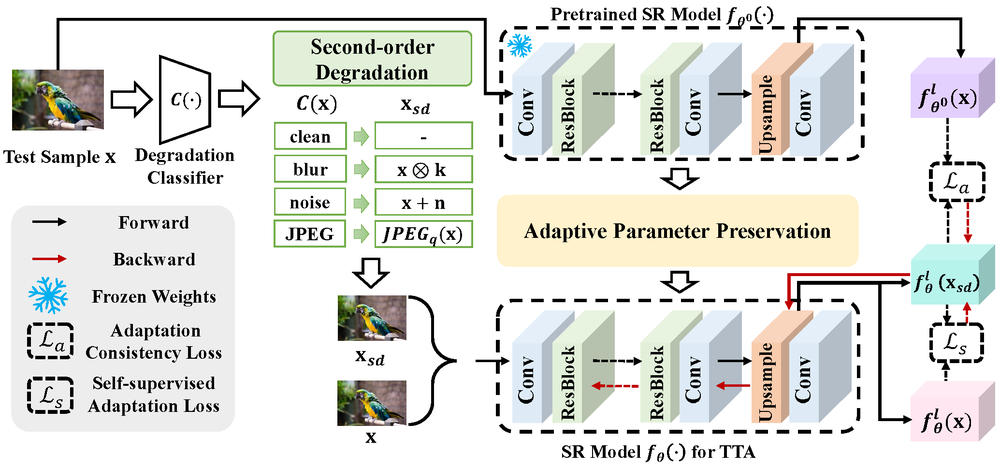
#> input picture images/srtta_overview.png, 1000 x 468 px, shrunk from 2069 x 968 before the run
$ python -i piqe.py   (imports and definitions only)
#> lines starting #> are read from the running program, lines starting #| are printed output that depends on the picture; after the words box and inside, x2 and y2 are one past the last pixel; in counts of white or black regions, pixels touching at a corner belong together
#> further down, picture is the input picture: shape (468, 1000, 3); mean B, G, R 221.7, 225.7, 224.9
import numpy as np
import cv2
#from scipy.special import gamma


def calculate_mscn(dis_image):
    dis_image = dis_image.astype(np.float32)  # 类型转换十分重要
    ux = cv2.GaussianBlur(dis_image, (7, 7), 7/6)
    ux_sq = ux*ux
    sigma = np.sqrt(np.abs(cv2.GaussianBlur(dis_image**2, (7, 7), 7/6)-ux_sq))

    mscn = (dis_image-ux)/(1+sigma)

    return mscn

# Function to segment block edges


def segmentEdge(blockEdge, nSegments, blockSize, windowSize):
    # Segment is defined as a collection of 6 contiguous pixels in a block edge
    segments = np.zeros((nSegments, windowSize))
    for i in range(nSegments):
        segments[i, :] = blockEdge[i:windowSize]
        if(windowSize <= (blockSize+1)):
            windowSize = windowSize+1

    return segments


def noticeDistCriterion(Block, nSegments, blockSize, windowSize, blockImpairedThreshold, N):
    # Top edge of block
    topEdge = Block[0, :]
    segTopEdge = segmentEdge(topEdge, nSegments, blockSize, windowSize)

    # Right side edge of block
    rightSideEdge = Block[:, N-1]
    rightSideEdge = np.transpose(rightSideEdge)
    segRightSideEdge = segmentEdge(
        rightSideEdge, nSegments, blockSize, windowSize)

    # Down side edge of block
    downSideEdge = Block[N-1, :]
    segDownSideEdge = segmentEdge(
        downSideEdge, nSegments, blockSize, windowSize)

    # Left side edge of block
    leftSideEdge = Block[:, 0]
    leftSideEdge = np.transpose(leftSideEdge)
    segLeftSideEdge = segmentEdge(
        leftSideEdge, nSegments, blockSize, windowSize)

    # Compute standard deviation of segments in left, right, top and down side edges of a block
    segTopEdge_stdDev = np.std(segTopEdge, axis=1)
    segRightSideEdge_stdDev = np.std(segRightSideEdge, axis=1)
    segDownSideEdge_stdDev = np.std(segDownSideEdge, axis=1)
    segLeftSideEdge_stdDev = np.std(segLeftSideEdge, axis=1)

    # Check for segment in block exhibits impairedness, if the standard deviation of the segment is less than blockImpairedThreshold.
    blockImpaired = 0
    for segIndex in range(segTopEdge.shape[0]):
        if((segTopEdge_stdDev[segIndex] < blockImpairedThreshold) or
                (segRightSideEdge_stdDev[segIndex] < blockImpairedThreshold) or
                (segDownSideEdge_stdDev[segIndex] < blockImpairedThreshold) or
                (segLeftSideEdge_stdDev[segIndex] < blockImpairedThreshold)):
            blockImpaired = 1
            break

    return blockImpaired


def noiseCriterion(Block, blockSize, blockVar):
    # Compute block standard deviation[h,w,c]=size(I)
    blockSigma = np.sqrt(blockVar)
    # Compute ratio of center and surround standard deviation
    cenSurDev = centerSurDev(Block, blockSize)
    # Relation between center-surround deviation and the block standard deviation
    blockBeta = (abs(blockSigma-cenSurDev))/(max(blockSigma, cenSurDev))

    return blockSigma, blockBeta

# Function to compute center surround Deviation of a block


def centerSurDev(Block, blockSize):
    # block center
    center1 = int((blockSize+1)/2)-1
    center2 = center1+1
    center = np.vstack((Block[:, center1], Block[:, center2]))
    # block surround
    Block = np.delete(Block, center1, axis=1)
    Block = np.delete(Block, center1, axis=1)

    # Compute standard deviation of block center and block surround
    center_std = np.std(center)
    surround_std = np.std(Block)

    # Ratio of center and surround standard deviation
    cenSurDev = (center_std/surround_std)

    # Check for nan's
    # if(isnan(cenSurDev)):
    #     cenSurDev = 0

    return cenSurDev


def piqe(im):
    blockSize = 16  # Considered 16x16 block size for overall analysis
    activityThreshold = 0.1  # Threshold used to identify high spatially prominent blocks
    blockImpairedThreshold = 0.1  # Threshold identify blocks having noticeable artifacts
    windowSize = 6  # Considered segment size in a block edge.
    nSegments = blockSize-windowSize+1  # Number of segments for each block edge
    distBlockScores = 0  # Accumulation of distorted block scores
    NHSA = 0  # Number of high spatial active blocks.

    # pad if size is not divisible by blockSize
    if len(im.shape) == 3:
        im = cv2.cvtColor(im, cv2.COLOR_BGR2GRAY)
    originalSize = im.shape
#> originalSize = (468, 1000)
    rows, columns = originalSize
#> rows = 468; columns = 1000
    rowsPad = rows % blockSize
#> rowsPad = 4
    columnsPad = columns % blockSize
#> columnsPad = 8
    isPadded = False
    if(rowsPad > 0 or columnsPad > 0):
        if rowsPad > 0:
            rowsPad = blockSize-rowsPad
#> rowsPad = 12
        if columnsPad > 0:
            columnsPad = blockSize-columnsPad
        isPadded = True
        padSize = [rowsPad, columnsPad]
#> padSize = [12, 8]
    im = np.pad(im, ((0, rowsPad), (0, columnsPad)), 'edge')
#> im: shape (480, 1008)

    # Normalize image to zero mean and ~unit std
    # used circularly-symmetric Gaussian weighting function sampled out
    # to 3 standard deviations.
    imnorm = calculate_mscn(im)
#> in calculate_mscn, `ux = cv2.GaussianBlur(dis_image, (7, 7), 7/6)`:
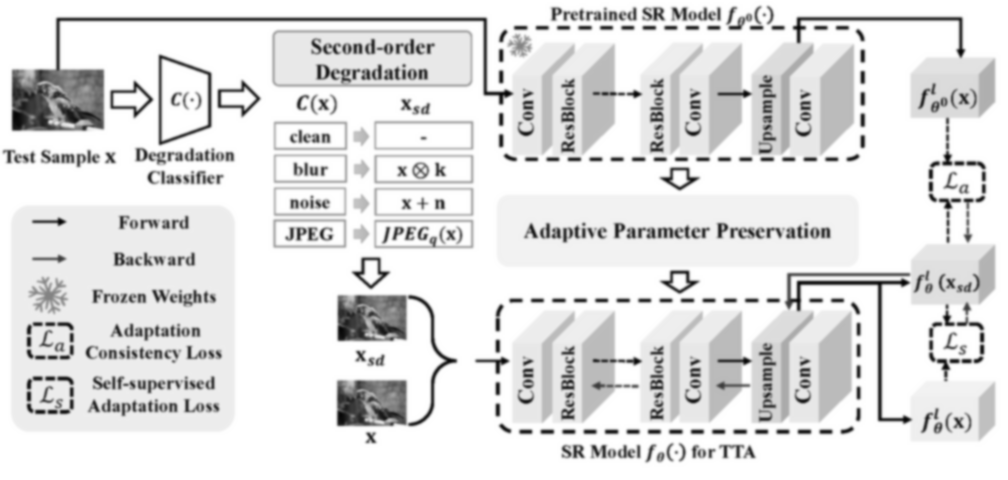
#> ux: shape (480, 1008) float32; min 4.01, max 255, mean 226
#> in calculate_mscn, `ux_sq = ux*ux`:
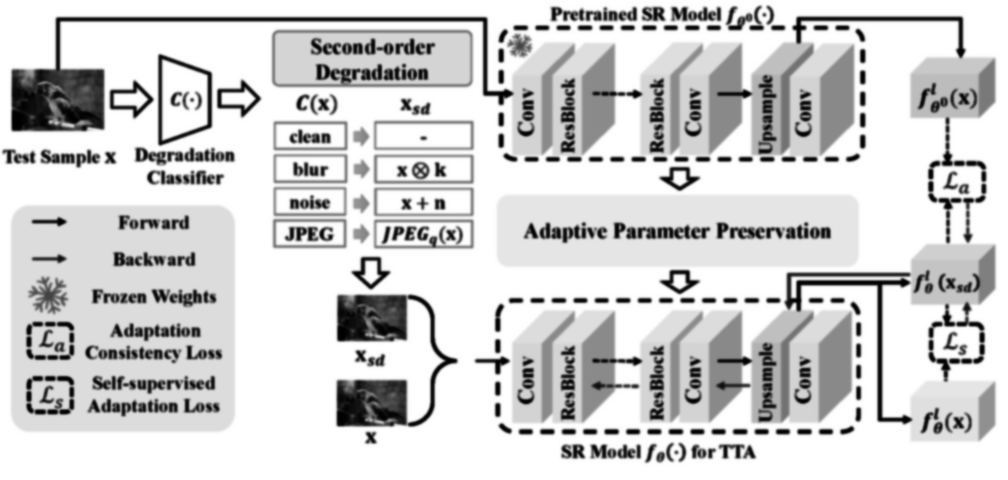
#> ux_sq: shape (480, 1008) float32; min 16.1, max 65025, mean 53312.4; drawn with min black and max white
#> in calculate_mscn, `mscn = (dis_image-ux)/(1+sigma)`:
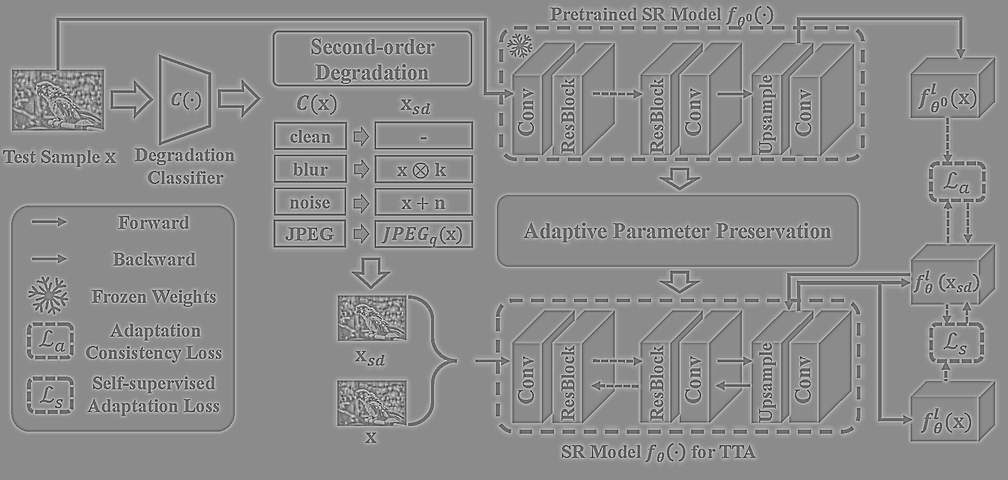
#> mscn: shape (480, 1008) float32; min -2.25, max 1.85, mean 0.0215; drawn with min black and max white

    # Preallocation for masks
    NoticeableArtifactsMask = np.zeros(imnorm.shape)
    NoiseMask = np.zeros(imnorm.shape)
    ActivityMask = np.zeros(imnorm.shape)

    # Start of block by block processing
    total_var = []
    total_bscore = []
    total_ndc = []
    total_nc = []

    BlockScores = []
    for i in np.arange(0, imnorm.shape[0]-1, blockSize):
        for j in np.arange(0, imnorm.shape[1]-1, blockSize):
             # Weights Initialization
            WNDC = 0
            WNC = 0

            # Compute block variance
            Block = imnorm[i:i+blockSize, j:j+blockSize]
            blockVar = np.var(Block)

            if(blockVar > activityThreshold):
                ActivityMask[i:i+blockSize, j:j+blockSize] = 1
                NHSA = NHSA+1

                # Analyze Block for noticeable artifacts
                blockImpaired = noticeDistCriterion(
                    Block, nSegments, blockSize-1, windowSize, blockImpairedThreshold, blockSize)

                if(blockImpaired):
                    WNDC = 1
                    NoticeableArtifactsMask[i:i +
                                            blockSize, j:j+blockSize] = blockVar

                # Analyze Block for guassian noise distortions
                [blockSigma, blockBeta] = noiseCriterion(
                    Block, blockSize-1, blockVar)

                if((blockSigma > 2*blockBeta)):
                    WNC = 1
                    NoiseMask[i:i+blockSize, j:j+blockSize] = blockVar

                # Pooling/ distortion assigment
                # distBlockScores = distBlockScores + \
                #     WNDC*pow(1-blockVar, 2) + WNC*pow(blockVar, 2)

                if WNDC*pow(1-blockVar, 2) + WNC*pow(blockVar, 2) > 0:
                    BlockScores.append(
                        WNDC*pow(1-blockVar, 2) + WNC*pow(blockVar, 2))

                total_var = [total_var, blockVar]
                total_bscore = [total_bscore, WNDC *
                                (1-blockVar) + WNC*(blockVar)]
                total_ndc = [total_ndc, WNDC]
                total_nc = [total_nc, WNC]
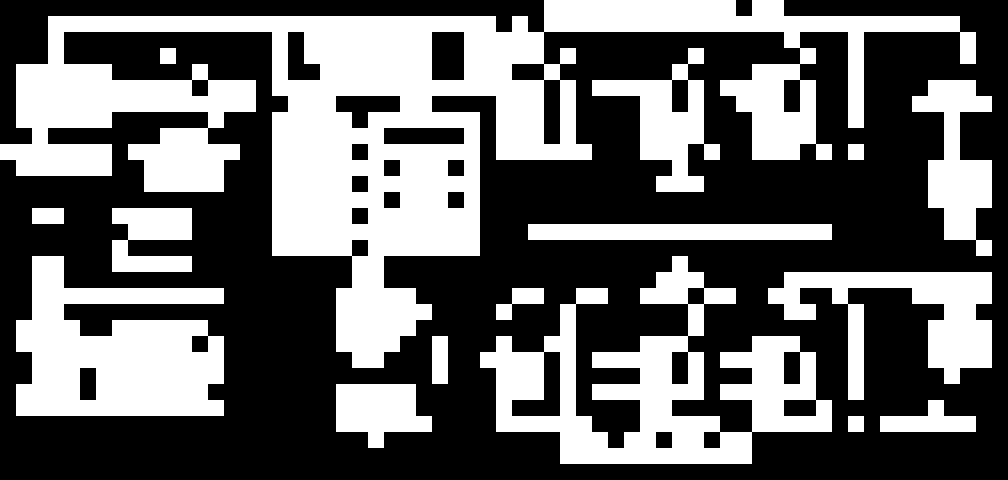
#> ActivityMask: shape (480, 1008) float64; values 0 (black) and 1 (white), 40.2% white; 16 white regions, largest, box (x1, y1, x2, y2) and area: (0, 0, 976, 368) 100608, (480, 256, 832, 464) 28416, (16, 256, 224, 416) 22272
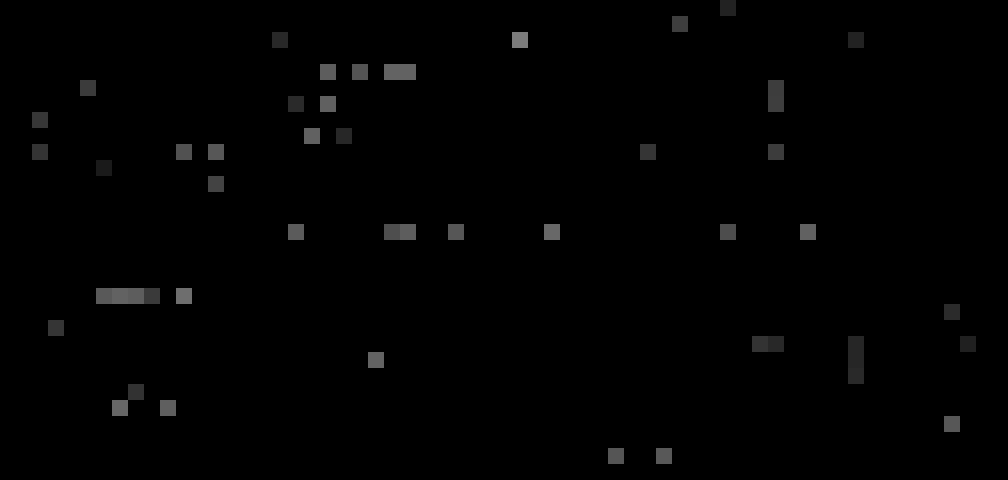
#> NoiseMask: shape (480, 1008) float64; min 0, max 0.489, mean 0.00757
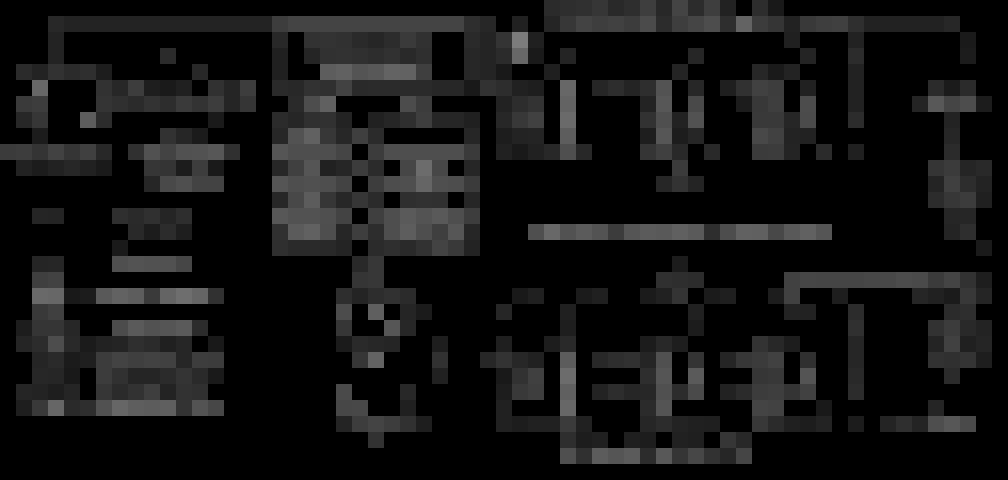
#> NoticeableArtifactsMask: shape (480, 1008) float64; min 0, max 0.489, mean 0.0821

    BlockScores = sorted(BlockScores)
    lowSum = sum(BlockScores[:int(0.1*len(BlockScores))])
    Sum = sum(BlockScores)
    Scores = [(s*10*lowSum)/Sum for s in BlockScores]
    C = 1
    Score = ((sum(Scores) + C)/(C + NHSA))*100

    # if input image is padded then remove those portions from ActivityMask,
    # NoticeableArtifactsMask and NoiseMask and ensure that size of these masks
    # are always M-by-N.
    if(isPadded):
        NoticeableArtifactsMask = NoticeableArtifactsMask[0:originalSize[0],
                                                          0:originalSize[1]]
#> NoticeableArtifactsMask: shape (468, 1000) float64
        NoiseMask = NoiseMask[0:originalSize[0], 0:originalSize[1]]
#> NoiseMask: shape (468, 1000) float64
        ActivityMask = ActivityMask[0:originalSize[0], 1:originalSize[1]]
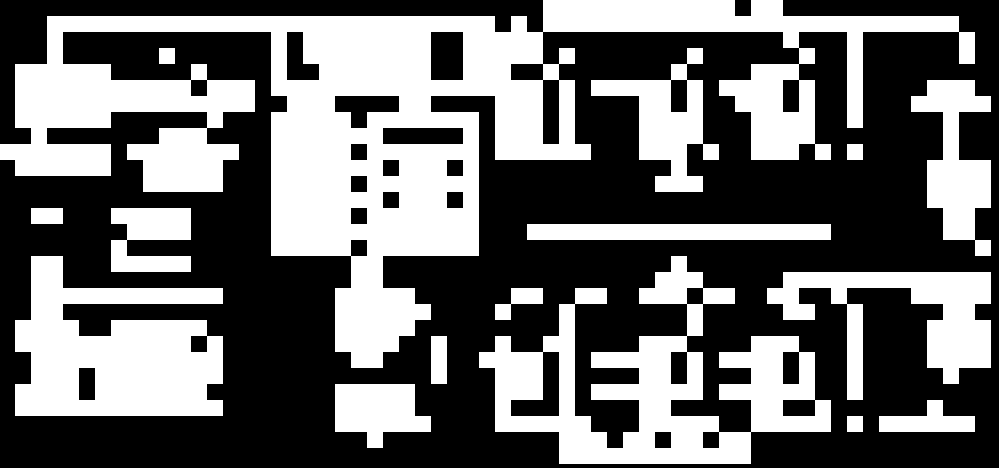
#> ActivityMask: shape (468, 999) float64; values 0 (black) and 1 (white), 41.6% white; 16 white regions, largest, box (x1, y1, x2, y2) and area: (0, 0, 975, 368) 100592, (479, 256, 831, 464) 28416, (15, 256, 223, 416) 22272

    return Score, NoticeableArtifactsMask, NoiseMask, ActivityMask


def compute_piqe_score(image):
    image_rgb = image.cpu().detach().numpy().transpose(1, 2, 0)  # Move to CPU and convert to numpy array, then transpose
    score, _, _, _ = piqe(image_rgb)
    return score

def calculate_average_piqe_score(image_tensor):
    num_images = image_tensor.shape[0]
    total_score = 0

    for i in range(num_images):
        score = compute_piqe_score(image_tensor[i])
        total_score += score

    average_score = total_score / num_images
    return average_score

>>> import cv2
>>> picture = cv2.imread('images/srtta_overview.png')
>>> result = piqe(picture)
